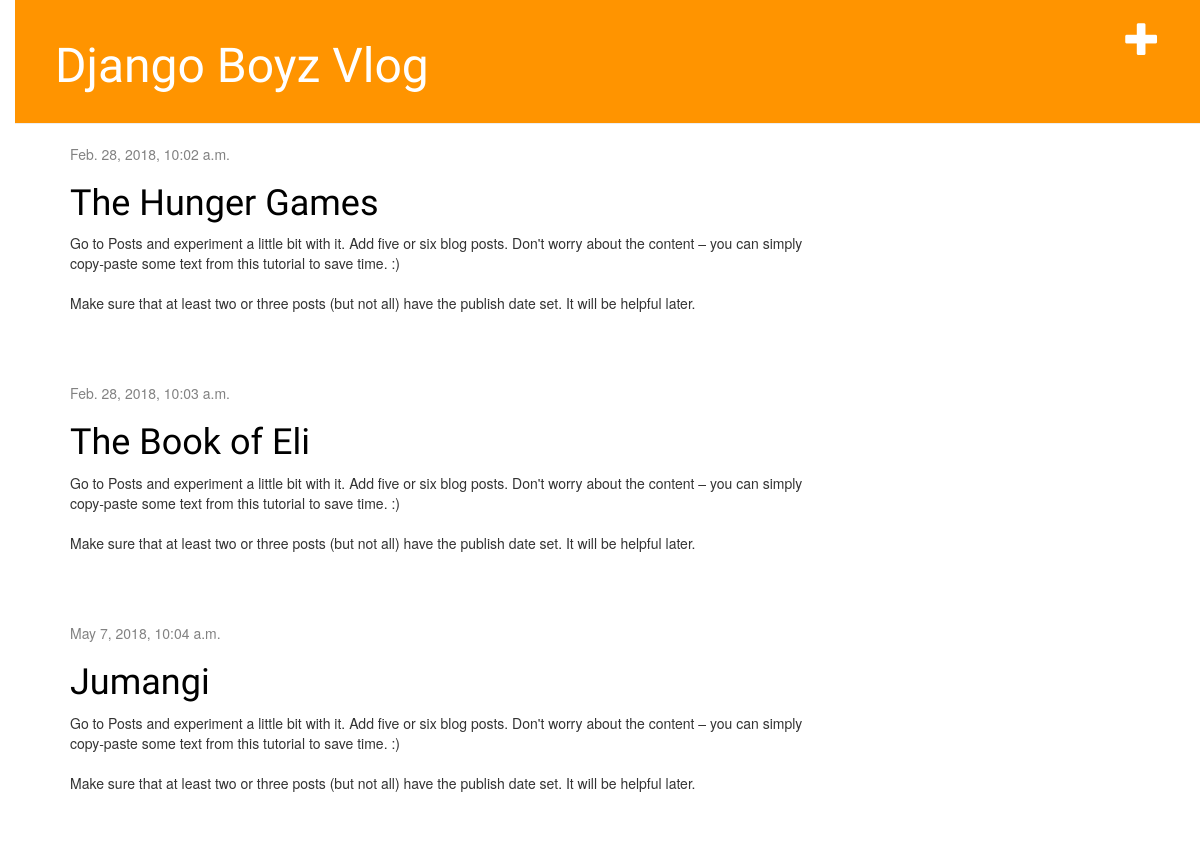
The app's page /, older data.
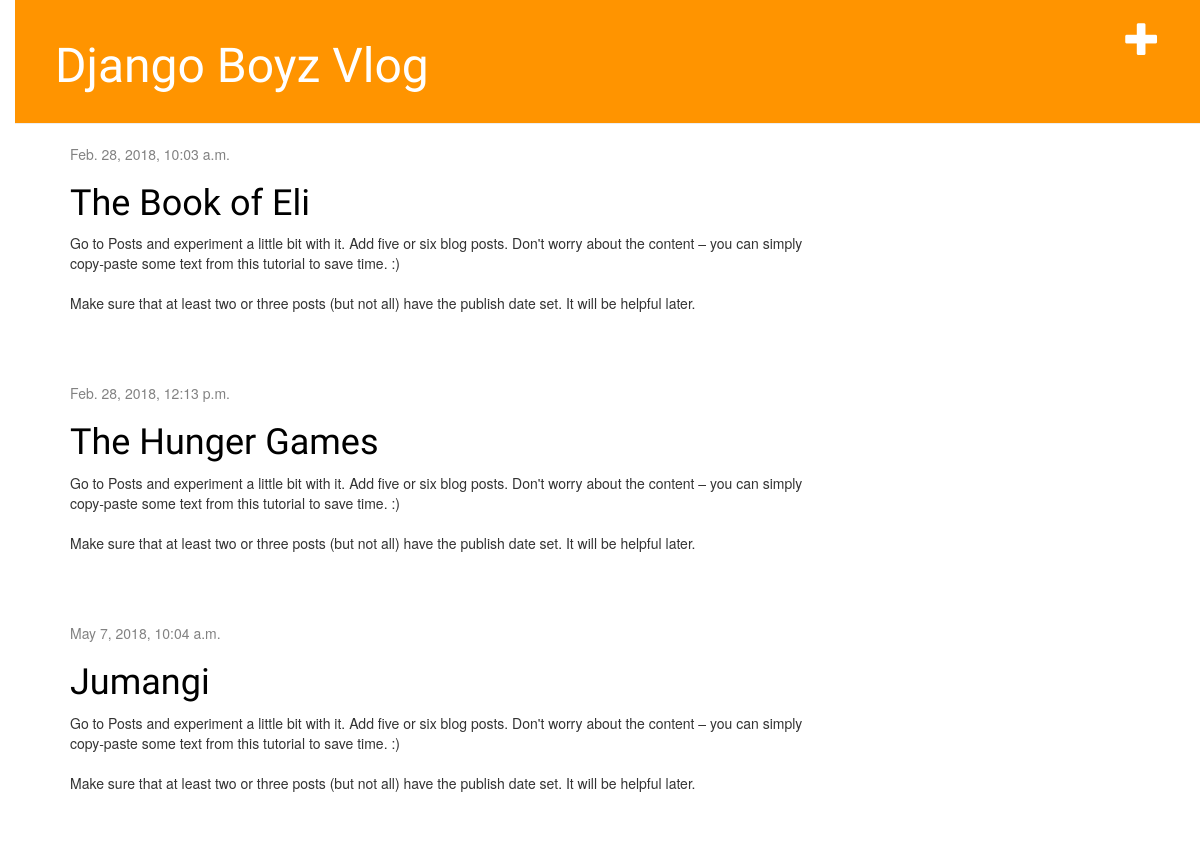
The same page, newer data.
### blog/models.py (models this page shows, shortened)
class Post(models.Model):
    author = models.ForeignKey('auth.User', on_delete=models.CASCADE)
    title = models.CharField(max_length=200)
    text = models.TextField()
    created_date = models.DateTimeField(
            default=timezone.now)
    published_date = models.DateTimeField(
            blank=True, null=True)

### blog/views.py (the view)
# urls.py: url(r'^$', views.post_list, name='post_list'),
def post_list(request):
	posts = Post.objects.filter(published_date__lte=timezone.now()).order_by('published_date')
	return render(request, 'blog/post_list.html', {'posts':posts})
	return render(request, 'blog/post_list.html', {'posts':posts})

### blog/templates/blog/post_list.html
{% extends 'base.html' %}
{% block content %}
	{% for post in posts %}
			<div class="post">
				<div class="date">
						{{ post.published_date }}
				</div>
				<h1><a href="{%	url 'post_detail' pk=post.pk %}">{{ post.title }}</a></h1>
				<p>{{ post.text |linebreaksbr }}</p>
			</div>
	{% endfor %}
{% endblock %}

Row changes from the older to the newer data that the page shows:
shown differently, row unchanged: Post "The Book of Eli": moves up the list
changed Post "The Hunger Games": published_date "Feb. 28, 2018, 10:02 a.m." → "Feb. 28, 2018, 12:13 p.m."
